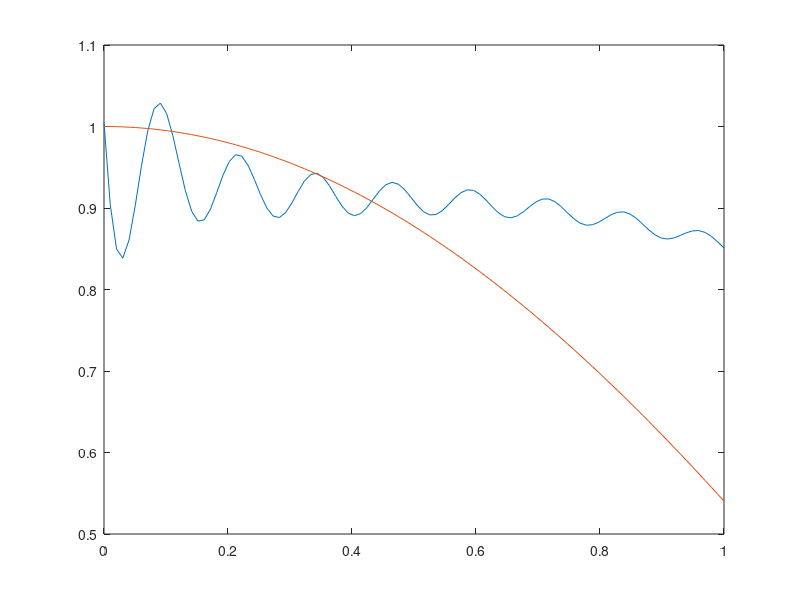

Write MATLAB code to recreate this figure.
% LMECA2660
% Testing zone
fct_cos = @(x) x;%cos(x);
N = 100;
X = linspace(0,1,N);
F_hat = fft(fct_cos(X));
F_hat = F_hat /N;
Y= zeros(1,length(X));
for j = 1 : length(X)
    Y(j) = real(F_hat(1));
    for k = 1 : length(F_hat)/2-1
        Y(j) = 2*( real(F_hat(k))*cos(k*X(j)) - imag(F_hat(k))*sin(k*X(j)) ) + Y(j);  
    end
    Y(j) = 2*( real(F_hat(length(F_hat)/2))*cos( length(F_hat)/2*X(j) ) ) + Y(j);
end
plot(X,Y,X,cos(X));



